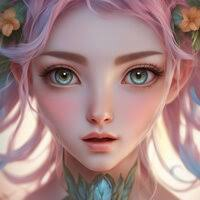
#> input picture uploads/Ai_img.jpg, 200 x 200 px
$ python -i predict.py   (imports and definitions only)   (older library calls are emulated)
#> lines starting #> are read from the running program, lines starting #| are printed output that depends on the picture; long printed decimals are rounded
import cv2
import numpy as np

def predict_image(img_path):

#> called with img_path = 'uploads/Ai_img.jpg'
    img = cv2.imread(img_path)
#> img is the input picture: shape (200, 200, 3); mean B, G, R 133, 133.5, 166.8

    img = cv2.resize(img, (256, 256))
#> img: shape (256, 256, 3)

    gray = cv2.cvtColor(img, cv2.COLOR_BGR2GRAY)
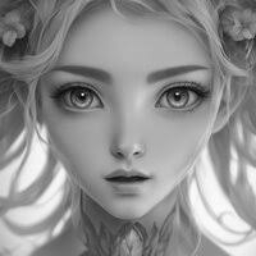
#> gray: shape (256, 256); min 4, max 252, mean 143.3

    sharpness = cv2.Laplacian(gray, cv2.CV_64F).var()
#> sharpness = 125

    noise = np.std(gray)
#> noise = 45.75

    edges = cv2.Canny(gray, 100, 200)
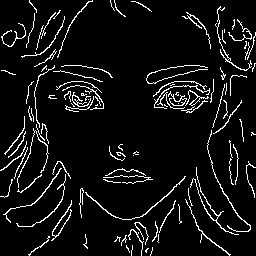
#> edges: shape (256, 256); 7% white in thin lines or dots

    edge_density = np.sum(edges > 0) / edges.size
#> edge_density = 0.0703

    fft = np.fft.fft2(gray)

    fft_shift = np.fft.fftshift(fft)

    magnitude = 20 * np.log(np.abs(fft_shift) + 1)
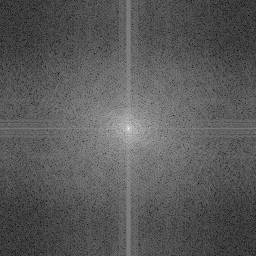
#> magnitude: shape (256, 256) float64; min 21.34, max 321.1, mean 127; drawn with min black and max white

    frequency_score = np.mean(magnitude)
#> frequency_score = 127

    print("Sharpness:", sharpness)
#| Sharpness: 124.994
    print("Noise:", noise)
#| Noise: 45.750
    print("Edge Density:", edge_density)
#| Edge Density: 0.07031
    print("Frequency Score:", frequency_score)
#| Frequency Score: 127.045

    ai_score = 0

    if sharpness < 300:
        ai_score += 1

    if noise < 70:
        ai_score += 1

    if edge_density < 0.1:
        ai_score += 1

    if frequency_score < 140:
        ai_score += 1

    print("AI Score:", ai_score)

    if ai_score >= 2:
        prediction = "AI Generated"
    else:
        prediction = "Real Image"

    confidence = 60 + (ai_score * 10)

    return prediction, confidence

>>> result = predict_image('uploads/Ai_img.jpg')

$ run again, on uploads/gajanan maharaj.jpg
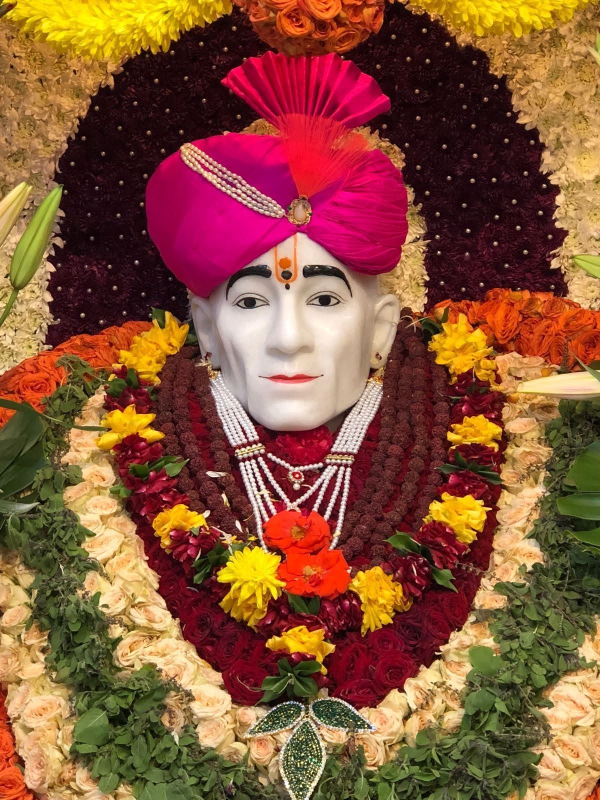
#> input picture uploads/gajanan maharaj.jpg, 1200 x 1600 px (shown at 1/2 size)
#> in predict_image, img is the input picture: shape (1600, 1200, 3); mean B, G, R 57, 84.6, 136.7
#> img: shape (256, 256, 3)
#> sharpness = 8612.2
#> noise = 65.04
#> in predict_image, `edges = cv2.Canny(gray, 100, 200)`:
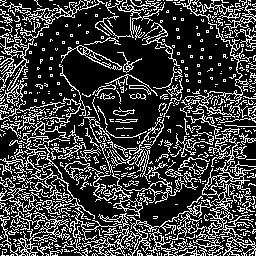
#> edges: shape (256, 256); 24.6% white in thin lines or dots
#> edge_density = 0.246
#> in predict_image, `magnitude = 20 * np.log(np.abs(fft_shift) + 1)`:
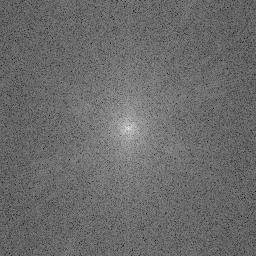
#> magnitude: shape (256, 256) float64; min 66.69, max 313.3, mean 170.5; drawn with min black and max white
#> frequency_score = 170.5
#| Sharpness: 8612.196
#| Noise: 65.039
#| Edge Density: 0.2464
#| Frequency Score: 170.528
